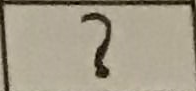
#> input picture Code/Samples/Detection phase samples/question mark1.png, 196 x 91 px
$ python question-mark-detector.py
#> lines starting #> are read from the running program, lines starting #| are printed output that depends on the picture; after the words box and inside, x2 and y2 are one past the last pixel; in counts of white or black regions, pixels touching at a corner belong together
import cv2
import numpy as np

img = cv2.imread("../Samples/Detection phase samples/question mark1.png")
#> img is the input picture: shape (91, 196, 3); mean B, G, R 136.7, 155.6, 163.8
gray = cv2.cvtColor(img,cv2.COLOR_BGR2GRAY)
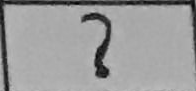
#> gray: shape (91, 196); min 2, max 193, mean 155.9
thresh = cv2.threshold(gray, 0, 255, cv2.THRESH_BINARY_INV + cv2.THRESH_OTSU)[1]
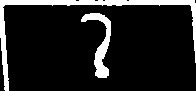
#> thresh: shape (91, 196); 12.4% white; 2 white regions, box (x1, y1, x2, y2) and area: (0, 0, 196, 91) 1560, (81, 13, 111, 78) 656

# Apply Hough transform on the blurred image.
detected_circles = cv2.HoughCircles(thresh, cv2.HOUGH_GRADIENT, 1, 80, param1 = 20, param2 = 9, minRadius = 10, maxRadius = 20)
#> detected_circles = [[94.5, 28.5, 16.9]]
print(len(detected_circles))
#| 1
if detected_circles is not None:
    detected_circles = np.uint16(np.around(detected_circles))
#> detected_circles = [[94, 28, 17]]

    for pt in detected_circles[0, :]:
        a, b, r = pt[0], pt[1], pt[2]

        cv2.circle(img, (a, b), r, (0, 255, 0), 2)          # circle
        cv2.circle(img, (a, b), 1, (0, 0, 255), 3)          # center
#> this loop made 1 pass
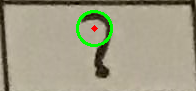
#> img: shape (91, 196, 3); 2.02% of pixels changed, all inside (x1, y1, x2, y2) = (76, 10, 113, 47)

else:
    print("Circle is not found")

cv2.imshow("out", img)
cv2.waitKey()

$ run again, with Code/Samples/Detection phase samples/question mark3.png copied over Code/Samples/Detection phase samples/question mark1.png
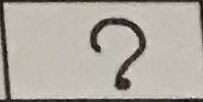
#> input picture Code/Samples/Detection phase samples/question mark3.png, 203 x 102 px
#> img is the input picture: shape (102, 203, 3); mean B, G, R 162, 171.6, 175.9
#> `thresh = cv2.threshold(gray, 0, 255, cv2.THRESH_BINARY_INV + cv2.THRES..`:
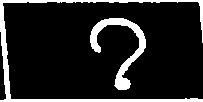
#> thresh: shape (102, 203); 13.1% white; 2 white regions, box (x1, y1, x2, y2) and area: (0, 0, 203, 102) 1678, (90, 18, 146, 90) 1030
#> `detected_circles = cv2.HoughCircles(thresh, cv2.HOUGH_GRADIENT, 1, 80,..`: detected_circles = [[125.5, 40.5, 19.4]]
#| 1
#> `detected_circles = np.uint16(np.around(detected_circles))`: detected_circles = [[126, 40, 19]]
#> the loop `for pt in detected_circles[0, :]:` made 1 pass
#> after the loop `for pt in detected_circles[0, :]:`:
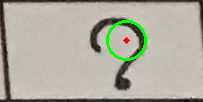
#> img: shape (102, 203, 3); 1.79% of pixels changed, all inside (x1, y1, x2, y2) = (106, 20, 147, 61)
